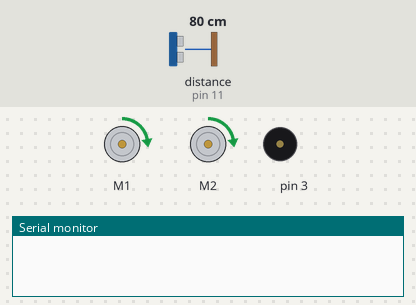
Simulated run of this sketch. Board: Arduino Uno, built with avr-gcc and run on an emulated ATmega328P. On the bench: 2 × DC motor (green arrow = forward, orange = backward, longer = faster), buzzer (waves = sounding), the last lines printed to the serial monitor. Wiring (inferred from the names in the program): ultrasonic range finder: trigger pin 12; echo pin 11. The test bench sets the inputs (shaded band); at power-on: distance to the obstacle (sensor on pin 11) 80 cm. The echo pulse lasts 58.3 µs per cm.

Above: at 0.1 s.
At 39.61 s:
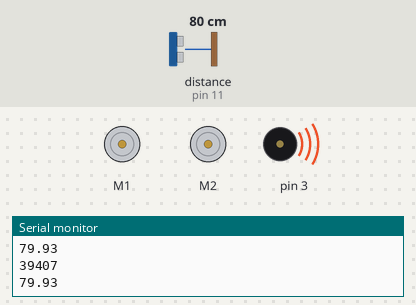
Timing chart, 0 to 40.0 s (numbered marks = the images above):
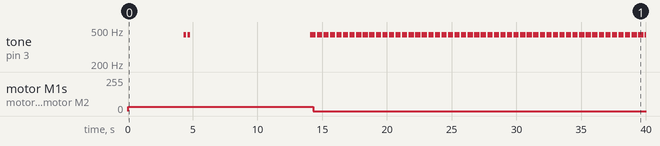

The sketch:

Test.ino
```cpp
#include <ZumoMotors.h>
#include <ZumoBuzzer.h>


ZumoBuzzer buzzer;
ZumoMotors motors;
unsigned long time;


#define echoPin 11 // Echo Pin
#define trigPin 12 // Trigger Pin

double duration, distance; // Duration used to calculate distance

double maxx = 67;
double target = 66.5;
double minn = 66;
int direction1 = 0;

double adjustMaxx = (maxx + 1);
double adjustMinn = (minn - 1);

boolean safetyStep = true ;

double diff;
void setup() {
  Serial.begin (9600);
  pinMode(trigPin, OUTPUT);
  pinMode(echoPin, INPUT);

  motors.setLeftSpeed(50);
  motors.setRightSpeed(50);
}


void loop() {

  /*
        delay to allow the robotic to skip the box before it depends on Ultrasonic Sensor.
        The delay time may change relativaly to the robotic speed.
  */
  delay(300);
  time = millis();
  Serial.println(time);
  if (time < 3000){
    delay(4000);

    buzzer.playNote(NOTE_A(4), 200, 9);
    delay(300);
    buzzer.playNote(NOTE_A(4), 200, 9);
  }


  // Get the distance and store it on the @distance
  distance = getDistance();

  // if the distance more or less than the limit distance then call the method inside if statement.
  if ( (distance > maxx || distance < minn ) && !safetyStep) {
//&& time < 13000
    // if the distance less than the minimum distance then call turnLeft method
    if ( distance < minn ) { // turn to left.

      // calling the turnLeft method.
      turnLeft(getDistance());


      // else if the distance more than the maximum distance then call turnRight method
    }   else if ( distance > maxx ) { // turn to right

      // calling the turnLeft method.
      turnRight(getDistance());
    }


    // the safetyStep is false by default
    //
  } else if (!safetyStep && time < 13000) {
    motors.setLeftSpeed(50);
    motors.setRightSpeed(50);
    buzzer.playNote(NOTE_A(2), 200, 10);

  }


if (time > 14000){
  safetyStep = true;
  buzzer.playNote(NOTE_A(4), 200, 9);
  delay(200);
  buzzer.playNote(NOTE_A(4), 200, 9);

  motors.setLeftSpeed(0);
    motors.setRightSpeed(0);
}


  // adjust

//  if (safetyStep) {
//
//    if (getDistance() > adjustMaxx ) {
//      adjustRight();
//      direction1 = 0;
//      delay(200);
//
//    } else if ( getDistance() < adjustMinn ) {
//
//      adjustLeft();
//      direction1 = 1;
//      delay(200);
//    } else {
//
//
//      if (direction1 == 0) {
//        adjustRight() ;
//        delay(200);
//      } else if (direction1 == 1) {
//        adjustLeft();
//        delay(200);
//
//      }
//
//    }
//
//  }

}


/* The following trigPin/echoPin cycle is used to determine the
   distance of the nearest object by bouncing soundwaves off of it. */


double getDistance() {

  digitalWrite(trigPin, LOW);
  delayMicroseconds(2);


  digitalWrite(trigPin, HIGH);
  delayMicroseconds(20);

  digitalWrite(trigPin, LOW);
  duration = pulseIn(echoPin, HIGH);


  //Calculate the distance (in cm) based on the speed of sound.
  //  duration / 58.2;

  Serial.println((duration / 58.2 ));

  return (duration / 58.2) ;
}

void turnLeft(double dis) {
  motors.setLeftSpeed(20);
  motors.setRightSpeed(50);
}

void turnRight(double dis) {
  motors.setLeftSpeed(50);
  motors.setRightSpeed(20);
}

void adjustRight() {

  motors.setLeftSpeed(-100);
  motors.setRightSpeed(0);
  delay(300);

  motors.setLeftSpeed(-100);
  motors.setRightSpeed(-60);
  delay(400);

  motors.setLeftSpeed(0);
  motors.setRightSpeed(-100);
  delay(300);
  motors.setLeftSpeed(100);
  motors.setRightSpeed(100);
  delay(800);
}

void adjustLeft() {

  motors.setLeftSpeed(0);
  motors.setRightSpeed(-100);
  delay(300);

  motors.setLeftSpeed(-100);
  motors.setRightSpeed(-100);
  delay(400);

  motors.setLeftSpeed(-100);
  motors.setRightSpeed(0);
  delay(300);
  motors.setLeftSpeed(100);
  motors.setRightSpeed(100);
  delay(800);
}
```

Measured:
- by itself, tone on pin 3: goes 440 Hz 0.20 s, silent 0.10 s, 440 Hz 0.20 s, silent 9.3 s, 51 × (440 Hz 0.40 s, silent 0.11 s), then 440 Hz
- by itself, motor M1, motor M2: stopped → forward 31/255 at 0.00 s, → stopped 14.3 s later
